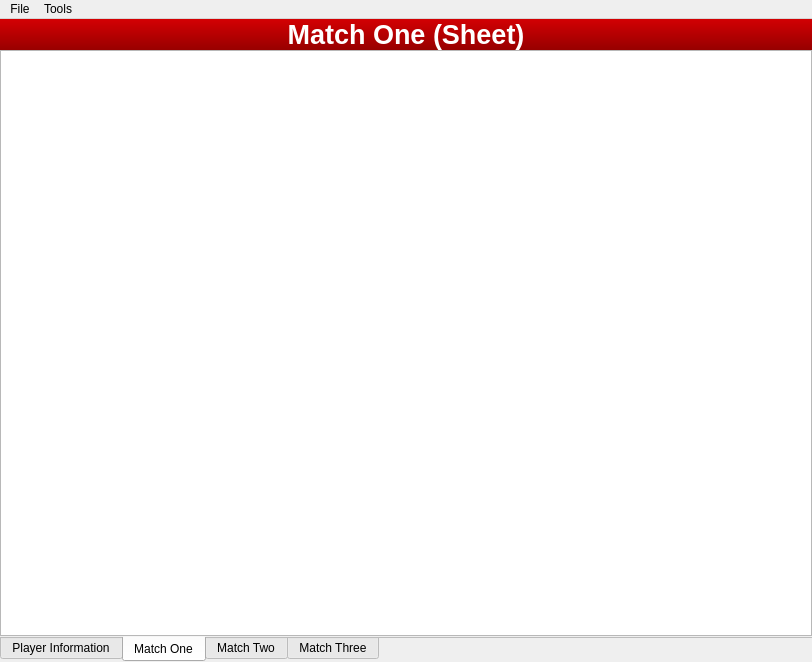
<?xml version="1.0" encoding="UTF-8"?>
<ui version="4.0">
 <class>MainWindow</class>
 <widget class="QMainWindow" name="MainWindow">
  <property name="geometry">
   <rect>
    <x>0</x>
    <y>0</y>
    <width>812</width>
    <height>662</height>
   </rect>
  </property>
  <property name="windowTitle">
   <string>SACRADO SOCCER CLUB - Management System</string>
  </property>
  <widget class="QWidget" name="centralWidget">
   <layout class="QGridLayout" name="gridLayout">
    <property name="leftMargin">
     <number>0</number>
    </property>
    <property name="topMargin">
     <number>0</number>
    </property>
    <property name="rightMargin">
     <number>0</number>
    </property>
    <property name="bottomMargin">
     <number>0</number>
    </property>
    <property name="spacing">
     <number>0</number>
    </property>
    <item row="0" column="0">
     <widget class="QTabWidget" name="tabCtrl">
      <property name="tabPosition">
       <enum>QTabWidget::South</enum>
      </property>
      <property name="currentIndex">
       <number>1</number>
      </property>
      <property name="usesScrollButtons">
       <bool>true</bool>
      </property>
      <property name="documentMode">
       <bool>true</bool>
      </property>
      <property name="tabsClosable">
       <bool>false</bool>
      </property>
      <property name="movable">
       <bool>false</bool>
      </property>
      <widget class="QWidget" name="tab">
       <attribute name="title">
        <string>Player Information</string>
       </attribute>
       <layout class="QGridLayout" name="gridLayout_2">
        <property name="leftMargin">
         <number>0</number>
        </property>
        <property name="topMargin">
         <number>0</number>
        </property>
        <property name="rightMargin">
         <number>0</number>
        </property>
        <property name="bottomMargin">
         <number>0</number>
        </property>
        <property name="spacing">
         <number>0</number>
        </property>
        <item row="0" column="0">
         <widget class="QLabel" name="PayrollLbl">
          <property name="font">
           <font>
            <pointsize>20</pointsize>
            <weight>75</weight>
            <bold>true</bold>
           </font>
          </property>
          <property name="styleSheet">
           <string notr="true">background-color:qlineargradient(spread:pad, x1:0.523, y1:0, x2:0.562, y2:1, stop:0 rgba(211, 0, 3, 255), stop:1 rgba(151, 0, 0, 255));
color:#fff;</string>
          </property>
          <property name="frameShape">
           <enum>QFrame::NoFrame</enum>
          </property>
          <property name="frameShadow">
           <enum>QFrame::Sunken</enum>
          </property>
          <property name="text">
           <string>Payroll</string>
          </property>
          <property name="alignment">
           <set>Qt::AlignCenter</set>
          </property>
          <property name="margin">
           <number>13</number>
          </property>
         </widget>
        </item>
        <item row="1" column="0">
         <widget class="QTableView" name="playerInfoTable">
          <attribute name="horizontalHeaderShowSortIndicator" stdset="0">
           <bool>true</bool>
          </attribute>
         </widget>
        </item>
       </layout>
      </widget>
      <widget class="QWidget" name="tab_2">
       <attribute name="title">
        <string>Match One</string>
       </attribute>
       <layout class="QGridLayout" name="gridLayout_3">
        <property name="leftMargin">
         <number>0</number>
        </property>
        <property name="topMargin">
         <number>0</number>
        </property>
        <property name="rightMargin">
         <number>0</number>
        </property>
        <property name="bottomMargin">
         <number>0</number>
        </property>
        <property name="spacing">
         <number>0</number>
        </property>
        <item row="0" column="0">
         <widget class="QLabel" name="PayrollLbl_4">
          <property name="font">
           <font>
            <pointsize>20</pointsize>
            <weight>75</weight>
            <bold>true</bold>
           </font>
          </property>
          <property name="styleSheet">
           <string notr="true">background-color:qlineargradient(spread:pad, x1:0.523, y1:0, x2:0.562, y2:1, stop:0 rgba(211, 0, 3, 255), stop:1 rgba(151, 0, 0, 255));
color:#fff;</string>
          </property>
          <property name="frameShape">
           <enum>QFrame::NoFrame</enum>
          </property>
          <property name="frameShadow">
           <enum>QFrame::Sunken</enum>
          </property>
          <property name="text">
           <string>Match One (Sheet)</string>
          </property>
          <property name="alignment">
           <set>Qt::AlignCenter</set>
          </property>
          <property name="margin">
           <number>13</number>
          </property>
         </widget>
        </item>
        <item row="1" column="0">
         <widget class="QTableView" name="matchOneTable"/>
        </item>
       </layout>
      </widget>
      <widget class="QWidget" name="tab_4">
       <attribute name="title">
        <string>Match Two</string>
       </attribute>
       <layout class="QGridLayout" name="gridLayout_5">
        <property name="leftMargin">
         <number>0</number>
        </property>
        <property name="topMargin">
         <number>0</number>
        </property>
        <property name="rightMargin">
         <number>0</number>
        </property>
        <property name="bottomMargin">
         <number>0</number>
        </property>
        <property name="spacing">
         <number>0</number>
        </property>
        <item row="0" column="0">
         <widget class="QLabel" name="PayrollLbl_5">
          <property name="font">
           <font>
            <pointsize>20</pointsize>
            <weight>75</weight>
            <bold>true</bold>
           </font>
          </property>
          <property name="styleSheet">
           <string notr="true">background-color:qlineargradient(spread:pad, x1:0.523, y1:0, x2:0.562, y2:1, stop:0 rgba(211, 0, 3, 255), stop:1 rgba(151, 0, 0, 255));
color:#fff;</string>
          </property>
          <property name="frameShape">
           <enum>QFrame::NoFrame</enum>
          </property>
          <property name="frameShadow">
           <enum>QFrame::Sunken</enum>
          </property>
          <property name="text">
           <string>Match Two (Sheet)</string>
          </property>
          <property name="alignment">
           <set>Qt::AlignCenter</set>
          </property>
          <property name="margin">
           <number>13</number>
          </property>
         </widget>
        </item>
        <item row="1" column="0">
         <widget class="QTableView" name="matchTwoTable"/>
        </item>
       </layout>
      </widget>
      <widget class="QWidget" name="tab_5">
       <attribute name="title">
        <string>Match Three</string>
       </attribute>
       <layout class="QGridLayout" name="gridLayout_6">
        <property name="leftMargin">
         <number>0</number>
        </property>
        <property name="topMargin">
         <number>0</number>
        </property>
        <property name="rightMargin">
         <number>0</number>
        </property>
        <property name="bottomMargin">
         <number>0</number>
        </property>
        <property name="spacing">
         <number>0</number>
        </property>
        <item row="0" column="0">
         <widget class="QLabel" name="PayrollLbl_6">
          <property name="font">
           <font>
            <pointsize>20</pointsize>
            <weight>75</weight>
            <bold>true</bold>
           </font>
          </property>
          <property name="styleSheet">
           <string notr="true">background-color:qlineargradient(spread:pad, x1:0.523, y1:0, x2:0.562, y2:1, stop:0 rgba(211, 0, 3, 255), stop:1 rgba(151, 0, 0, 255));
color:#fff;</string>
          </property>
          <property name="frameShape">
           <enum>QFrame::NoFrame</enum>
          </property>
          <property name="frameShadow">
           <enum>QFrame::Sunken</enum>
          </property>
          <property name="text">
           <string>Match Three (Sheet)</string>
          </property>
          <property name="alignment">
           <set>Qt::AlignCenter</set>
          </property>
          <property name="margin">
           <number>13</number>
          </property>
         </widget>
        </item>
        <item row="1" column="0">
         <widget class="QTableView" name="matchThreeTable"/>
        </item>
       </layout>
      </widget>
     </widget>
    </item>
   </layout>
  </widget>
  <widget class="QMenuBar" name="menuBar">
   <property name="geometry">
    <rect>
     <x>0</x>
     <y>0</y>
     <width>812</width>
     <height>21</height>
    </rect>
   </property>
   <widget class="QMenu" name="menuFile">
    <property name="title">
     <string>File</string>
    </property>
    <addaction name="actionNew_Match_Sheet"/>
   </widget>
   <widget class="QMenu" name="menuTools">
    <property name="title">
     <string>Tools</string>
    </property>
    <addaction name="actionPopulate_Sample_Data"/>
    <addaction name="actionForce_Recalculate"/>
   </widget>
   <addaction name="menuFile"/>
   <addaction name="menuTools"/>
  </widget>
  <action name="actionPopulate_Sample_Data">
   <property name="text">
    <string>Populate Sample Data</string>
   </property>
  </action>
  <action name="actionForce_Recalculate">
   <property name="text">
    <string>Force Recalculate</string>
   </property>
  </action>
  <action name="actionNew_Match_Sheet">
   <property name="text">
    <string>New Match Sheet</string>
   </property>
  </action>
 </widget>
 <layoutdefault spacing="6" margin="11"/>
 <resources/>
 <connections/>
</ui>
